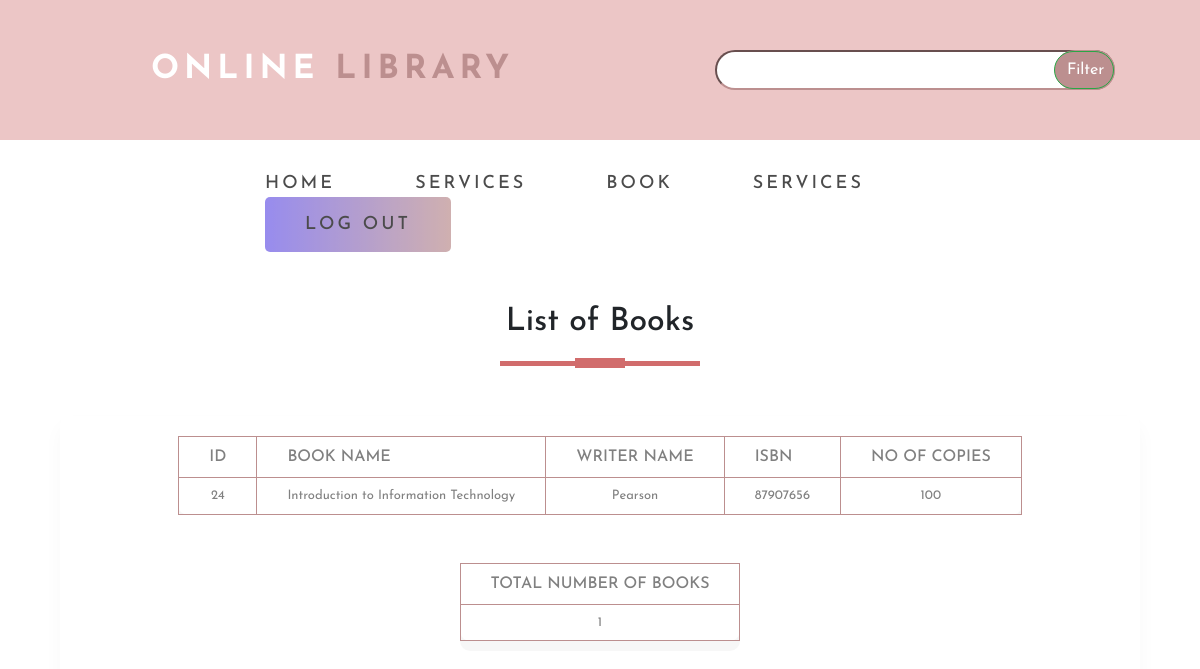
Screenshot of /php/itf.php with the database file from the repository.
### tables this page shows
CREATE TABLE `book1` (
  `id` int(255) NOT NULL,
  `isbn` int(255) NOT NULL,
  `name` text NOT NULL,
  `writer` text NOT NULL,
  `category` text NOT NULL,
  `image` varchar(1000) NOT NULL,
  `count` int(255) NOT NULL,
  `link` varchar(1000) NOT NULL
);

### php/itf.php (the view, shortened to what this page needs)
<!DOCTYPE html>
<html>
<head>
  <link rel="stylesheet" type="text/css" href="../css/booktype.css">
  <link rel="stylesheet" href="https://maxcdn.bootstrapcdn.com/bootstrap/4.5.2/css/bootstrap.min.css">
<link rel="stylesheet" href="https://cdnjs.cloudflare.com/ajax/libs/font-awesome/4.7.0/css/font-awesome.min.css" />
</head>
<body>
<div class="ratri">
     <div class="row">
       <div class="col-md-6">
         <div class="navbar">
         <div class="logo">
                <a href="indexnew.php">Online<span> Library</span></a>
            </div>
         </div>
       </div>
       <div class="col-md-6">
       <form action="book.php"  method="post" >
            <div class="search">
            <div class="s1">
                <div class="s2">
                    <input type="text" class="input"  name="valueToSearch" >
                    <div class="btn btn_common">
                    <input type="submit" class="btn btn-success" name="search" value="Filter">
                    </div>
                </div>
            </div>
        </div>
            </form>
       </div>
     </div>
   </div>
   <section id="nav">
     <div class="container">
     <div class="menu">
                <ul>
                    <li class="r1">
                        <a href="adminindex.php">Home</a></li>
                        <li><a href="aboutdemo.php">Services</a></li>
                       <li> <a href="book.php">Book</a></li>
                       <li> <a href="servicedemo.php">Services</a></li>
                       <li class="reg-btn"> <a href="logout.php">Log out</a></li>
                </ul>
            </div>
</section>
<div class="main-div">
    <h2 class="title text-center">List of Books</h2>
    <div class="center-div">
        <div class="table-responsive">
            <table>
                <thead>
                    <tr>
                        <th>ID</th>
                        <th>Book Name</th>
                        <th>Writer Name</th>
                        <th>ISBN</th>
                        <th>No of Copies</th>
                    </tr>
                </thead>
                <tbody>
                <?php
include 'connection.php';
$sql="select count(*) as total from book1 where category='ITF'";
$result= mysqli_query($con,$sql);
while($res=mysqli_fetch_array($result))
{
  $output=$res['total'];
}
$selectquery="select * from book1 where category='ITF'";
$query=mysqli_query($con,$selectquery);
while($res=mysqli_fetch_array($query))
{
    ?>
    <tr>
    <td><?php echo $res['id']?></td>
    <td><?php echo $res['name']?></td>
    <td><?php echo $res['writer']?></td>
    <td><?php echo $res['isbn']?></td>
    <td><?php echo $res['count']?></td>
</tr>
<?php
}
?>
                </tbody>
            </table>
        </div>
        <div class="container">
        <br><br>
        <table>
        <thead>
                    <tr>
                        <th>Total Number Of Books</th>
                    </tr>
                </thead>
                <tr>
                <td><?php echo $output?></td>
                </tr>
        </table>
        </div>
</div>
</div>
</body>
</html>

### css/booktype.css (style rules this page uses)
* { margin:0; padding:0; box-sizing:border-box; font-family:'Josefin Sans',sans-serif; }
table { border-collapse:collapse; background-color:#fff; box-shadow:0 10px 0 rgba(0,0,0,.03); border-radius:10px; margin:auto; }
th,td { border:1px solid rosybrown; padding:8px 30px; text-align:center; color:grey; }
th { text-transform:uppercase; font-weight:500; text-align:center; }
td { font-size:13px; }
.main-div { width:100%; height:100vh; display:flex; flex-direction:column; justify-content:center; align-items:center; }
.main-div h2 { padding:5px; margin-top:25px; text-decoration:uppercase; }
.title::before { content:''; background:#7b1798; height:5px; width:200px; margin-left:auto; margin-right:auto; display:block; transform:translateY(63px); }
.title::after { content:''; background:#7b1798; height:10px; width:50px; margin-left:auto; margin-right:auto; margin-bottom:40px; display:block; transform:translateY(17px); }
.center-div { width:90%; height:80vh; padding:20px 0 0 0; box-shadow:0 10px 20px 0 rgba(0,0,0,.03); border-radius:10px; margin:auto; }
.ratri { padding-top: 30px; padding-left: 35px; padding-right: 35px; padding-bottom: 30px; background: rgb(236, 198, 198); }
.search .input { border-color: rosybrown; background-color: #fff; }
.s1 .s2 { position: relative; width: 400px; height: 40px; margin-left: 100px; top: 20px ; font-size: 33px; font-weight: 900; text-transform: uppercase; letter-spacing: 5px; }
.s1 .s2 .input { position: absolute; top: 0; left: 0; height: 100%; width: 100%; border-radius: 20px; font-size: 18px; padding-left: 10px; }
.s1 .s2 .btn { position: absolute; top: 0; right: 0; width: 60px; height: 100%; background: rosybrown; z-index: 1; cursor: pointer; border-bottom-right-radius: 20px; border-bottom-left-radius: 20px; border-top-left-radius: 20px; border-top-right-radius: 20px; }
.navbar { width:100%; height:80px; display:flex; justify-content: space-between; }
.navbar .logo a { margin-left: 100px; font-size: 33px; font-weight: 900; text-transform: uppercase; letter-spacing: 5px; color: #fff!important; }
.navbar .logo span { font-size: 33px; color: rosybrown; }
#nav { padding-top: 30px; padding-left: 250px; }
.menu ul li { display: inline-block; }
.menu ul li a { position: relative; color: black!important; opacity: 0.7; margin-right: 75px; font-size: 18px; font-weight: 500; display: flex; align-items: center; letter-spacing: 3px; text-transform: uppercase; }
.menu ul li a:after { position:absolute; left:0; top:35px; width:100%; height:4px; background: blue; content:''; opacity: 0; transition: all 0.3s; border-radius: 6px; }
.reg-btn a { display: block; padding: 14px 40px; font-size: 20px; font-weight: 200; background-image: linear-gradient(to right,#6c5ce7, rosybrown); margin-right: 100px; letter-spacing: 1px; border-radius: 5px; transition: all 0.3s; color:#fff!important; }
.title::before { content:''; background:rgb(209, 108, 108); height:5px; width:200px; margin-left:auto; margin-right:auto; display:block; transform:translateY(63px); }
.title::after { content:''; background:rgb(209, 108, 108); height:10px; width:50px; margin-left:auto; margin-right:auto; margin-bottom:40px; display:block; transform:translateY(17px); }

### rows the page displays
book1: id "24", name "Introduction to Information Technology", writer "Pearson", isbn "87907656", count "100"

### other values shown
$output "1"
